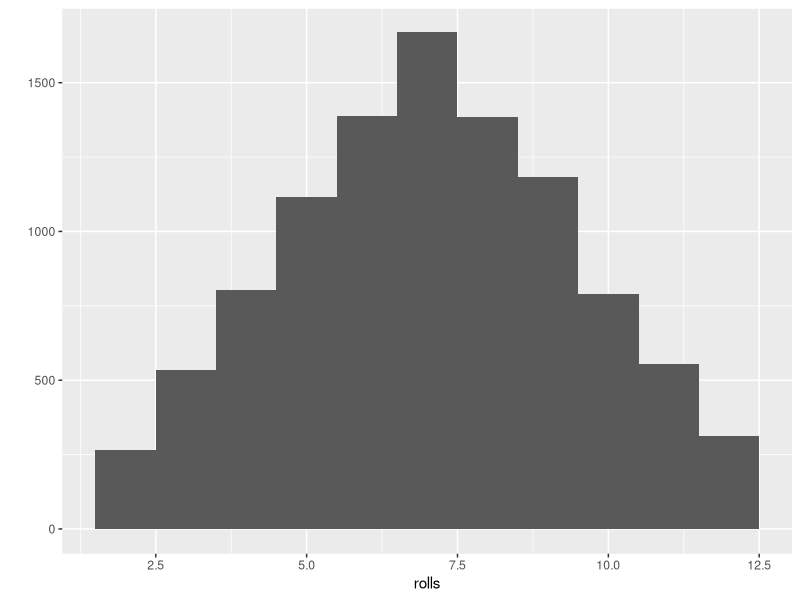

Write the R code that produced this figure.
# サイコロを2回振りその数を足す関数を作成する
# その関数を1万回繰り返し、結果をヒストグラムで表す
library("ggplot2")

roll <- function() {
  die <- 1:6
  dice <- sample(die, size = 2, replace = TRUE)
  sum(dice)
}

rolls <- replicate(10000, roll())
qplot(rolls, binwidth = 1)

